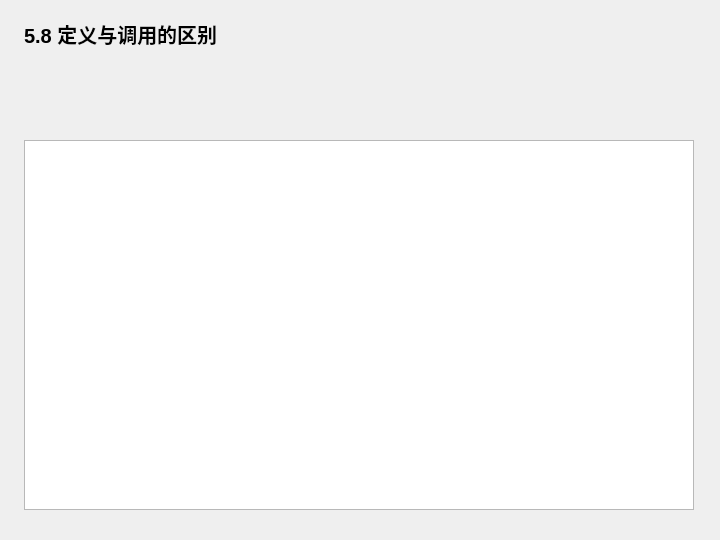
<?xml version="1.0" encoding="UTF-8"?>
<ui version="4.0">
 <class>Widget</class>
 <widget class="QWidget" name="Widget">
  <property name="geometry">
   <rect>
    <x>0</x>
    <y>0</y>
    <width>720</width>
    <height>540</height>
   </rect>
  </property>
  <property name="windowTitle">
   <string>5.8 定义与调用的区别</string>
  </property>
  <widget class="QLabel" name="headingLabel">
   <property name="geometry">
    <rect>
     <x>24</x>
     <y>18</y>
     <width>670</width>
     <height>32</height>
    </rect>
   </property>
   <property name="text">
    <string>5.8 定义与调用的区别</string>
   </property>
   <property name="font">
    <font>
     <pointsize>15</pointsize>
     <bold>true</bold>
    </font>
   </property>
  </widget>
  <widget class="QPlainTextEdit" name="outputEdit">
   <property name="geometry">
    <rect>
     <x>24</x>
     <y>140</y>
     <width>670</width>
     <height>370</height>
    </rect>
   </property>
   <property name="readOnly">
    <bool>true</bool>
   </property>
  </widget>
 </widget>
 <resources />
 <connections />
</ui>
